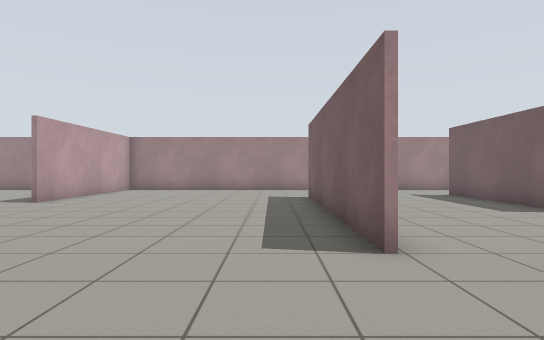
View 1 (above)

24 first-person views from a walk through a Gazebo world. The camera is 0.94 m above the floor, looks level and sees 75° across. The floor is counted in squares, 1 m on a side. Each view is taken from the middle of a square. On the plan, view 1 faces up. The plan holds only what a view shows up to about 12 squares ahead; the rest is blank.

View 2
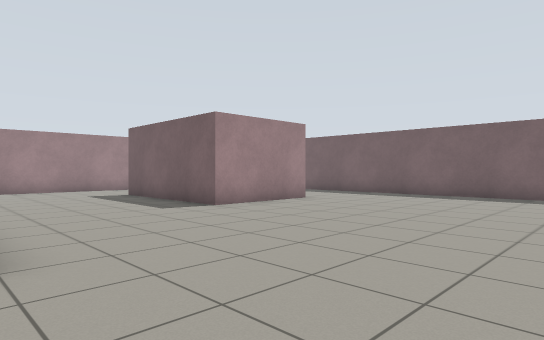

View 3
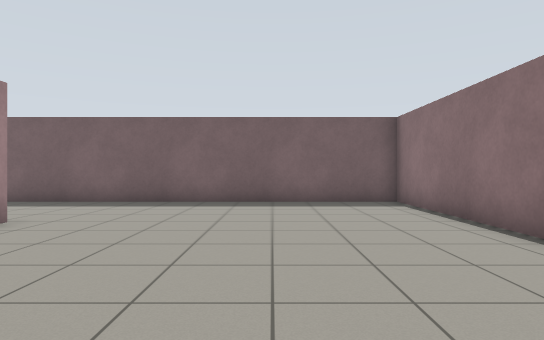

View 4
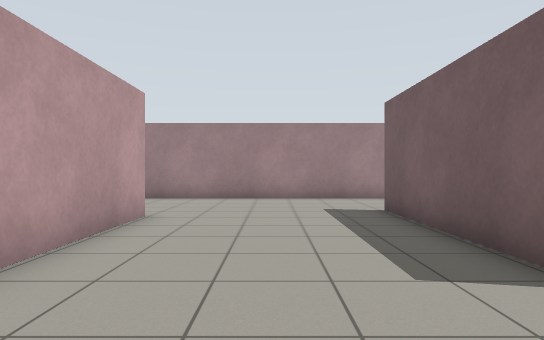

View 5
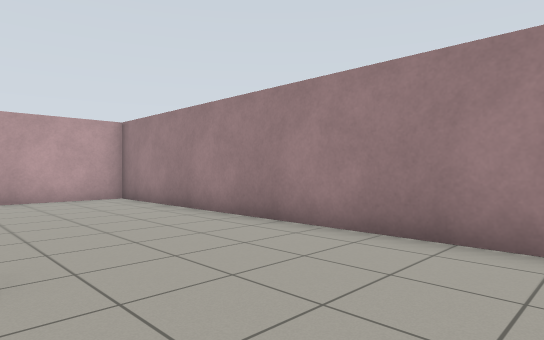

View 6
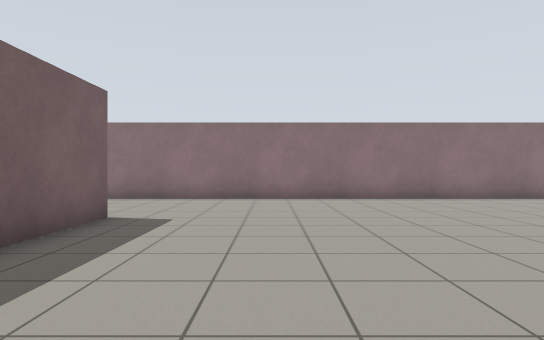

View 7
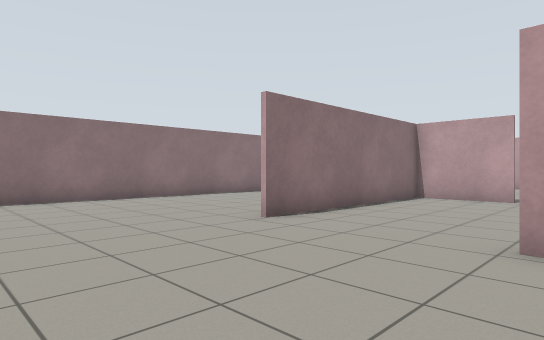

View 8
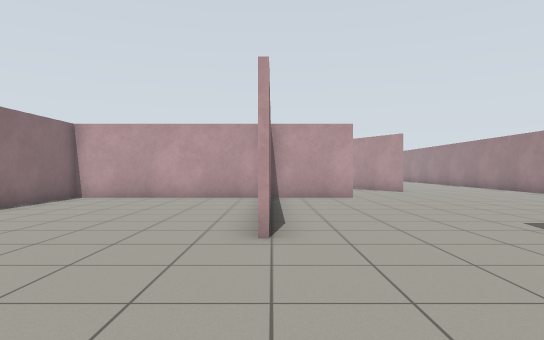

View 9
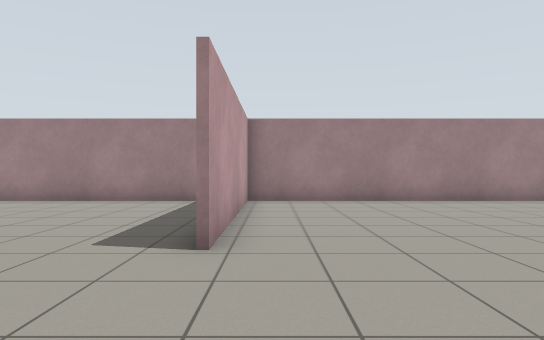

View 10
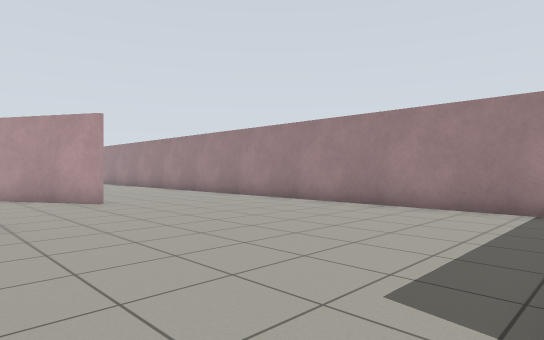

View 11
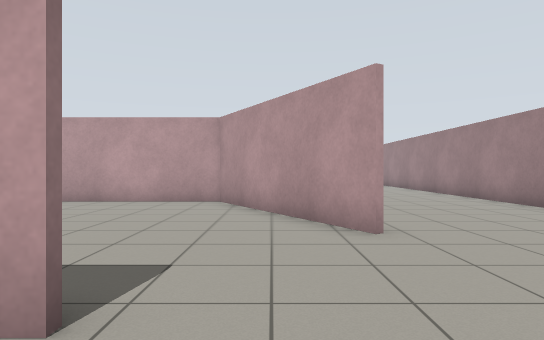

View 12
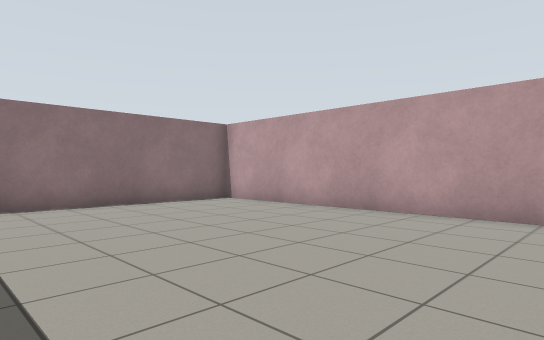

View 13
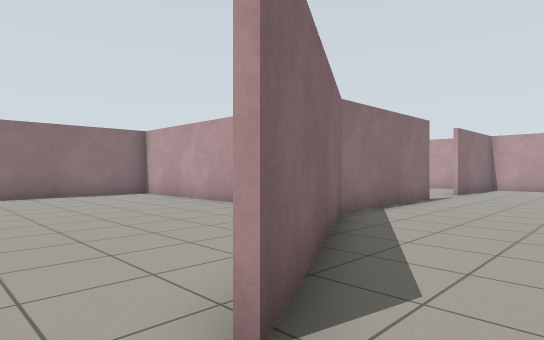

View 14
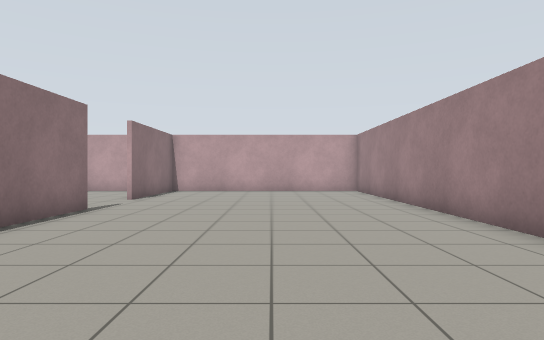

View 15
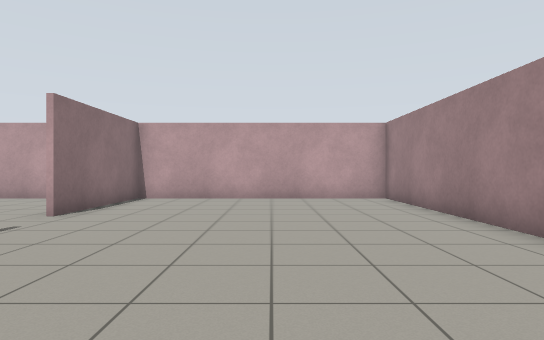

View 16
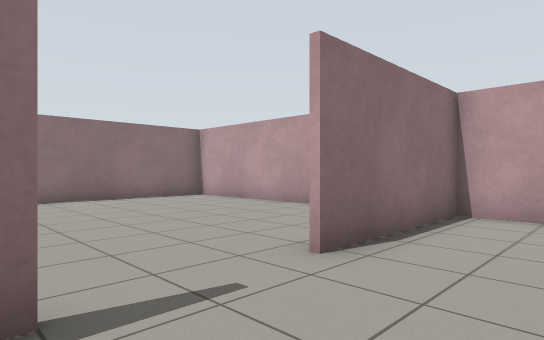

View 17
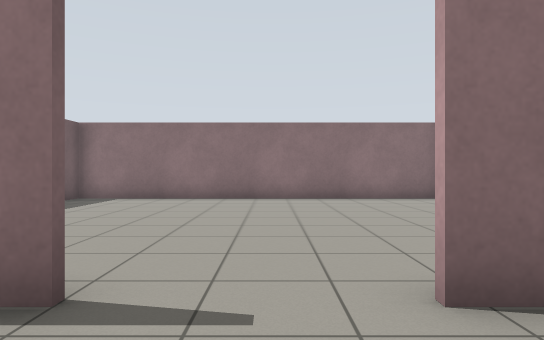

View 18
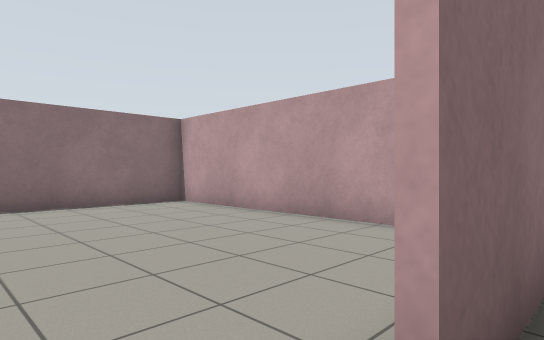

View 19
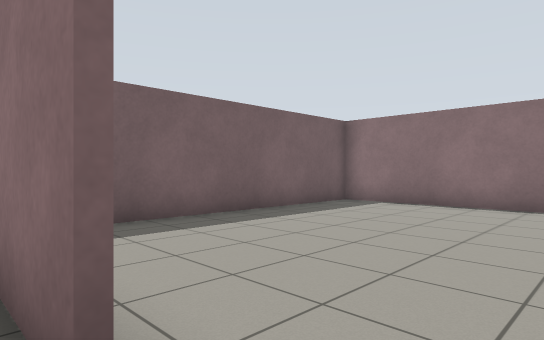

View 20
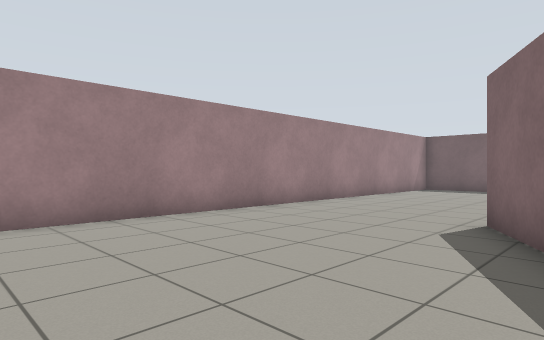

View 21
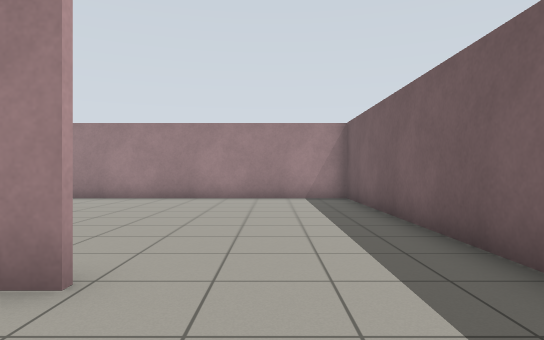

View 22
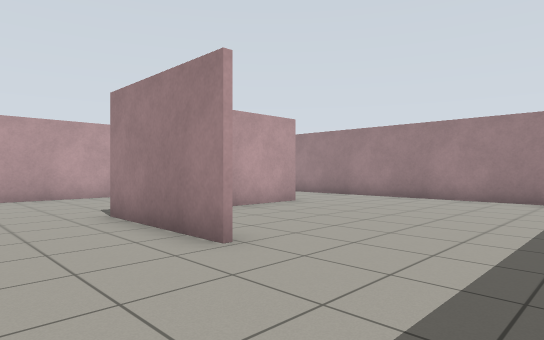

View 23
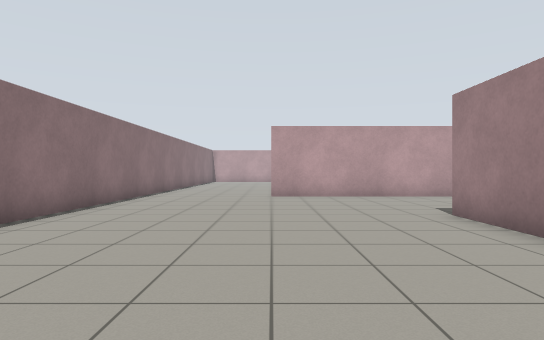

View 24
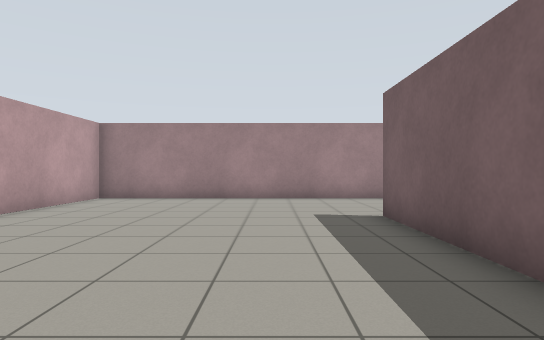

### Floor plan
Points are (right, up) in squares from view 1. A wall is a line through its corners. A room is listed if a view was taken in it or the views show most of it. See-through windows are left out.
Room 1 (views 1, 2, 3, 4, 5, 6, 7, 8, 9, 10, 11, 12, 13, 14, 15, 16, 17, 18, 19, 20, 21, 22, 23, 24)
walls: (-14, 8.8) (-14, 6) (-6.9, 6); (-14, 5.6) (-14, -0.7) (14.5, -0.7) (14.5, 16.8) (-6.7, 16.8) (-6.7, 10.1); (-8.1, 16.8) (-34.7, 16.8) (-34.7, 8.6) (-30.1, 8.6); (1.4, 12.2) (1.4, 6.6); (1.3, 3.9) (1.3, 12.2); (-17.2, 11.5) (-22.5, 8.5) (-22.5, -0.7) (-16.2, -0.7); (6.8, 13.4) (6.8, 10.8); (-22.6, 8.6) (-17.3, 11.7); (10.4, 7.8) (6.6, 7.8) (6.6, 13.3); (-27.5, 8.6) (-22.5, 8.6)
ways out: opening at (-29, 9) to room 2
Room 2 (no view inside)
walls: (-34.7, 6.2) (-34.7, -0.7) (-22.7, -0.7) (-22.7, 6.6)
ways out: opening at (-29, 9) to room 1

Where each view was taken, in squares from view 1:
view 1: 0 up, 0 right, facing up
view 2: 0 up, 1 right, facing up-right
view 3: 3 up, 4 right, facing right
view 4: 5 up, 4 right, facing up
view 5: 12 up, 5 right, facing up-left
view 6: 11 up, 2 left, facing down
view 7: 11 up, 2 left, facing down-left
view 8: 6 up, 2 left, facing left
view 9: 6 up, 6 left, facing up
view 10: 8 up, 7 left, facing up-left
view 11: 10 up, 12 left, facing left
view 12: 9 up, 15 left, facing down-left
view 13: 13 up, 16 left, facing down-left
view 14: 13 up, 19 left, facing left
view 15: 13 up, 23 left, facing left
view 16: 11 up, 27 left, facing down-left
view 17: 11 up, 29 left, facing down
view 18: 9 up, 29 left, facing down-left
view 19: 9 up, 29 left, facing down-right
view 20: 10 up, 24 left, facing up-right
view 21: 5 up, 12 right, facing up
view 22: 5 up, 14 right, facing up-left
view 23: 4 up, 14 right, facing left
view 24: 5 up, 1 left, facing up
